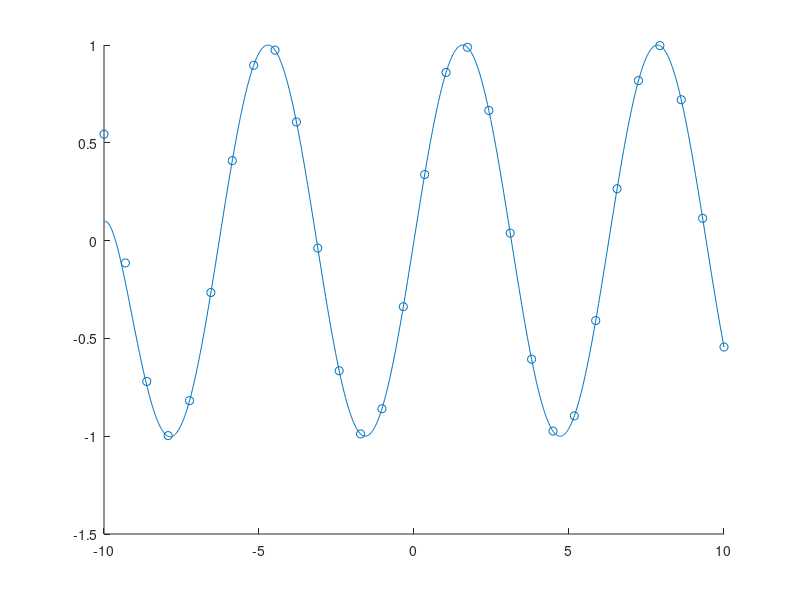

The MATLAB source for this figure:
clear all; close all; clc;
a=-10;
b=10;
x=linspace(a,b,30);
y=sin(x);
sum=0;
for i=1:length(x)
    p=1;
    for j=1:length(x)
        if j~=i
            c = poly(x(j))/(x(i)-x(j));
            p = conv(p,c);
        end
    end
    sum= sum + p*y(i);
end

xq=linspace(a,b,1000);
yq=polyval(sum,xq);
scatter(x,y)
hold on
plot(xq,yq)